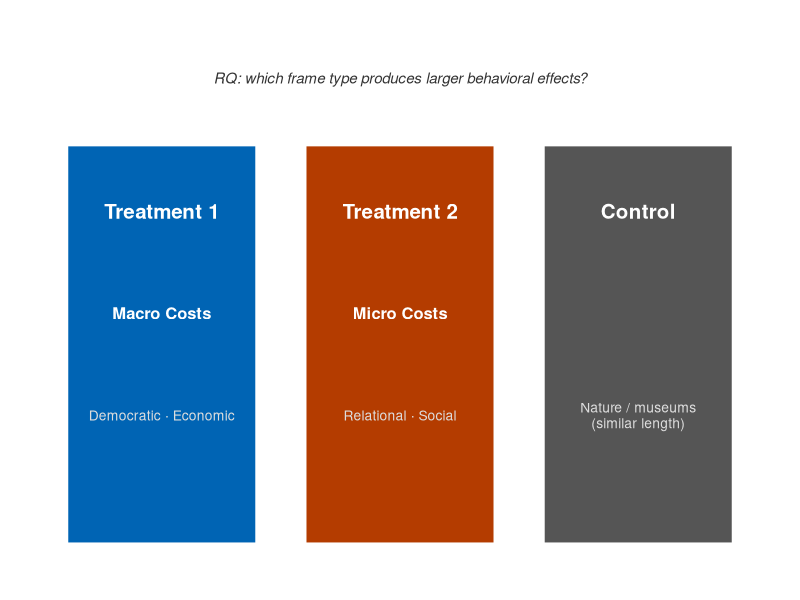
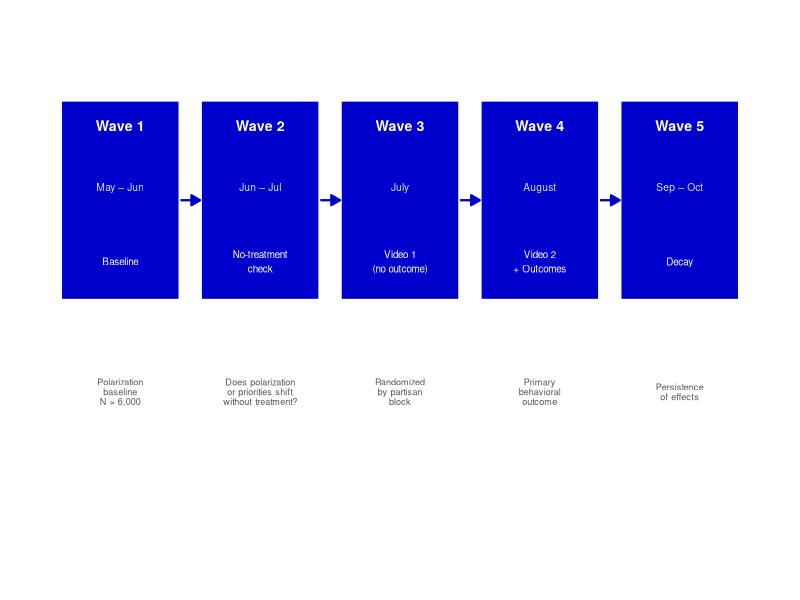

Write R code to recreate these figures, in order.
## ---- chunk 1
knitr::opts_chunk$set(echo = FALSE, warning = FALSE, message = FALSE)
## ---- chunk 2
library(ggplot2)

arms <- data.frame(
  x      = c(1, 3, 5),
  label  = c("Treatment 1", "Treatment 2", "Control"),
  sub1   = c("Macro Costs", "Micro Costs", ""),
  sub2   = c("Democratic · Economic", "Relational · Social", "Nature / museums\n(similar length)"),
  fill   = c("#0064B4", "#B43C00", "#555555")
)

ggplot(arms) +
  geom_rect(aes(xmin = x - 0.80, xmax = x + 0.80,
                ymin = 0.05,     ymax = 0.95,
                fill = fill), color = "white", linewidth = 1.2) +
  scale_fill_identity() +
  geom_text(aes(x = x, y = 0.80, label = label),
            color = "white", fontface = "bold", size = 5.2) +
  geom_text(aes(x = x, y = 0.57, label = sub1),
            color = "white", fontface = "bold", size = 4.2) +
  geom_text(aes(x = x, y = 0.34, label = sub2),
            color = "#dddddd", size = 3.5, lineheight = 0.95) +
  annotate("text", x = 3, y = 1.10,
           label = "RQ: which frame type produces larger behavioral effects?",
           size = 3.8, color = "#333333", fontface = "italic") +
  scale_x_continuous(limits = c(0, 6)) +
  scale_y_continuous(limits = c(0, 1.2)) +
  theme_void() +
  theme(plot.margin = margin(5, 5, 5, 5))
## ---- chunk 3
library(ggplot2)
waves <- data.frame(
  wave   = 1:5,
  label  = c("Wave 1","Wave 2","Wave 3","Wave 4","Wave 5"),
  timing = c("May – Jun","Jun – Jul","July","August","Sep – Oct"),
  desc   = c("Baseline","No-treatment\ncheck","Video 1\n(no outcome)",
             "Video 2\n+ Outcomes","Decay"),
  note   = c("Polarization\nbaseline\nN ≈ 6,000",
             "Does polarization\nor priorities shift\nwithout treatment?",
             "Randomized\nby partisan\nblock",
             "Primary\nbehavioral\noutcome",
             "Persistence\nof effects")
)
ggplot(waves) +
  geom_tile(aes(x=wave, y=0.5), width=0.85, height=0.75,
            fill="#0000CD", color="white", linewidth=0.8) +
  geom_text(aes(x=wave, y=0.78, label=label), color="white",
            fontface="bold", size=3.6) +
  geom_text(aes(x=wave, y=0.55, label=timing), color="#cce0ff", size=2.6) +
  geom_text(aes(x=wave, y=0.27, label=desc), color="white", size=2.5) +
  geom_text(aes(x=wave, y=-0.22, label=note), color="#555555",
            size=2.3, lineheight=0.9) +
  geom_segment(data=data.frame(x=1:4+0.43, xend=1:4+0.57),
               aes(x=x, xend=xend, y=0.5, yend=0.5),
               arrow=arrow(length=unit(2.5,"mm"), type="closed"),
               color="#0000CD", linewidth=0.8) +
  scale_x_continuous(limits=c(0.4,5.6)) +
  scale_y_continuous(limits=c(-0.9,1.15)) +
  theme_void() +
  theme(plot.margin=margin(0,0,0,0))
